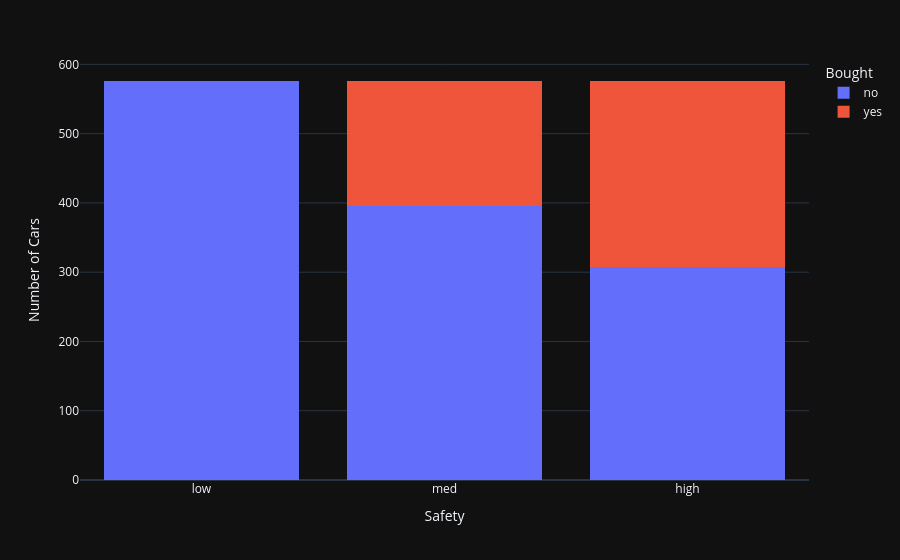

Source (notebook cell):
### Markdown cell above
## 8. Find any other interesting relationship in the data, and visualize it using Plotly.

### Code cell
fig = px.histogram(df,
                   x="Safety",
                   color="Buy",
                   barmode="stack",
                   category_orders={"Safety": ["low", "med", "high"]},
                   labels={"Buy": "Bought"})
fig.update_layout(yaxis_title="Number of Cars")
fig.show()

### Figure 1 — Plotly figure (JSON) as saved in the notebook; plotly's stock layout.template omitted (floating-point values rounded to 4 significant figures; data arrays with more than 128 entries replaced by an {"elided": "..."} marker saying what was removed)
{"data": [{"bingroup": "x", "hovertemplate": "Bought=no<br>Safety=%{x}<br>count=%{y}<extra></extra>", "legendgroup": "no", "marker": {"color": "#636efa", "pattern": {"shape": ""}}, "name": "no", "orientation": "v", "showlegend": true, "x": {"elided": "1279 str values"}, "xaxis": "x", "yaxis": "y", "type": "histogram"}, {"bingroup": "x", "hovertemplate": "Bought=yes<br>Safety=%{x}<br>count=%{y}<extra></extra>", "legendgroup": "yes", "marker": {"color": "#EF553B", "pattern": {"shape": ""}}, "name": "yes", "orientation": "v", "showlegend": true, "x": {"elided": "449 str values"}, "xaxis": "x", "yaxis": "y", "type": "histogram"}], "layout": {"xaxis": {"anchor": "y", "domain": [0.0, 1.0], "title": {"text": "Safety"}, "categoryorder": "array", "categoryarray": ["low", "med", "high"]}, "yaxis": {"anchor": "x", "domain": [0.0, 1.0], "title": {"text": "Number of Cars"}}, "legend": {"title": {"text": "Bought"}, "tracegroupgap": 0}, "margin": {"t": 60}, "barmode": "stack"}}
